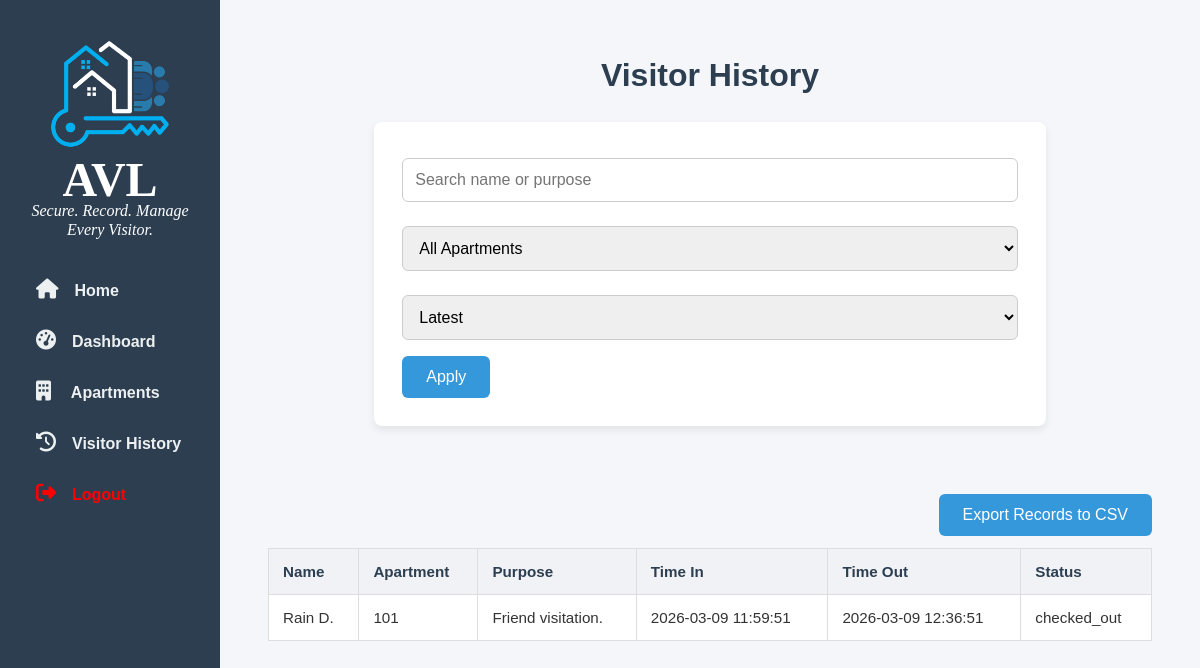
/AVL/admin/visitor_history.php (signed in), run on the app's committed database.
### tables this page shows
CREATE TABLE `visitors` (
  `v_id` int(11) NOT NULL,
  `visitor_name` varchar(255) NOT NULL,
  `contact` varchar(100) DEFAULT NULL,
  `purpose` text DEFAULT NULL,
  `apartment_id` int(11) NOT NULL,
  `status` enum('checked_in','checked_out') DEFAULT 'checked_in',
  `visit_time` timestamp NOT NULL DEFAULT current_timestamp(),
  `checkout_time` timestamp NULL DEFAULT NULL
);

CREATE TABLE IF NOT EXISTS `apartments` (
  `apt_id` int(11) NOT NULL,
  `apartment_number` varchar(50) NOT NULL,
  `tenant_id` int(11) DEFAULT NULL,
  `status` enum('occupied','vacant') DEFAULT 'vacant'
);

### AVL/admin/visitor_history.php (the view, shortened to what this page needs)
<?php
require_once '../includes/db.php';
require_once 'admin_includes/admin_header.php';
$search = "";
$sort = "visit_time DESC";
$sql = "SELECT visitors.*, apartments.apartment_number
        FROM visitors
        JOIN apartments
        ON visitors.apartment_id = apartments.apt_id
        WHERE 1=1";
$sql .= " ORDER BY $sort";
$result = $conn->query($sql);
require_once 'admin_includes/admin_header.php';
?>
<!DOCTYPE html>
<html>
<head>
</head>
<body>
<div class="container">
    <h1>Visitor History</h1>
    <form method="GET">
        <input type="text" name="search"
               placeholder="Search name or purpose"
               value="<?php echo htmlspecialchars($search); ?>">
        <select name="apartment">
            <option value="">All Apartments</option>
        </select>
        <select name="sort">
            <option value="latest" <?php if($sort=="visit_time DESC") echo "selected"; ?>>Latest</option>
        </select>
        <button type="submit">Apply</button>
    </form>
    <br>
    <div class="export-btn-container">
        <button type="button" onclick="exportCSV()" class="export-btn">
            Export Records to CSV
        </button>
    </div>
    <table border="1" cellpadding="5">
        <tr>
            <th>Name</th>
            <th>Apartment</th>
            <th>Purpose</th>
            <th>Time In</th>
            <th>Time Out</th>
            <th>Status</th>
        </tr>
        <?php if ($result && $result->num_rows > 0): ?>
            <?php while ($row = $result->fetch_assoc()): ?>
                <tr>
                    <td><?php echo htmlspecialchars($row['visitor_name']); ?></td>
                    <td><?php echo htmlspecialchars($row['apartment_number']); ?></td>
                    <td><?php echo htmlspecialchars($row['purpose']); ?></td>
                    <td><?php echo $row['visit_time']; ?></td>
                    <td><?php echo $row['checkout_time']; ?></td>
                    <td><?php echo $row['status']; ?></td>
                </tr>
            <?php endwhile; ?>
        <?php else: ?>
            <tr>
                <td colspan="6">No visitor records found.</td>
            </tr>
        <?php endif; ?>
    </table>
</div>
</body>
</html>

### AVL/assets/style.css (style rules this page uses)
* { box-sizing: border-box; margin: 0; padding: 0; }
body { font-family: Arial, Helvetica, sans-serif; background-color: #f4f6f9; color: #333; line-height: 1.7; }
h1, h2 { margin-bottom: 1.25rem; color: #2c3e50; }
h1 { font-size: 2rem; }
.container { padding: 3rem; display: flex; flex-direction: column; align-items: center; }
form { background: #fff; padding: 1.75rem; margin-bottom: 1.75rem; border-radius: 0.5rem; box-shadow: 0 0.25rem 0.5rem rgba(0,0,0,0.08); max-width: 46rem; }
input[type="text"], input[type="email"], input[type="password"], textarea, select { width: 100%; padding: 0.75rem; margin-top: 0.5rem; margin-bottom: 1rem; border: 1px solid #ccc; border-radius: 0.375rem; font-size: 1rem; }
button { background-color: #3498db; color: #fff; border: none; padding: 0.75rem 1.5rem; border-radius: 0.375rem; cursor: pointer; font-size: 1rem; }
.export-btn-container { width: 100%; display: flex; justify-content: flex-end; margin: 12px 0; }
.export-btn { width: auto !important; }
table { width: 100%; border-collapse: collapse; background: #fff; margin-bottom: 1.75rem; min-width: 40rem; }
table th, table td { padding: 0.875rem; border: 1px solid #ddd; text-align: left; font-size: 0.95rem; }
table th { background-color: #f0f2f5; color: #2c3e50; }
@media (min-width: 992px) { body { padding-left: 220px; } }

### data on the page
visitors: visitor_name "Rain D.", apartment.apartment_number "101", purpose "Friend visitation.", visit_time "2026-03-09 11:59:51", checkout_time "2026-03-09 12:36:51", status "checked_out"
